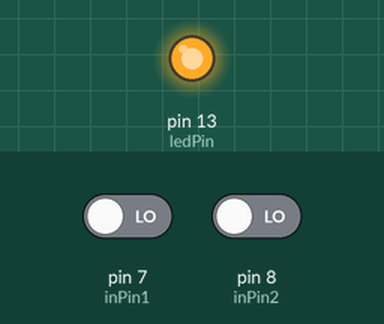
The sketch below on a simulated Arduino Uno, built with avr-gcc and run on an emulated ATmega328P. Shown: output pins drawn as LEDs (lit = HIGH). The test bench sets the inputs (shaded band); at power-on: pin 8 (inPin2) LOW, pin 7 (inPin1) LOW.

Above: at 1.2 s.
1.3 s: pin 8 (inPin2) driven HIGH
At 5.4 s:
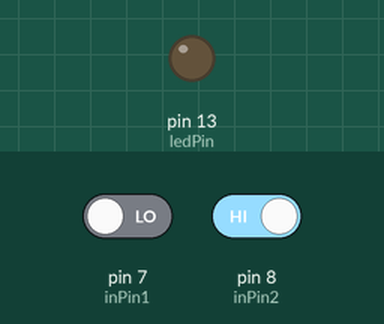
17.5 s: pin 8 (inPin2) driven LOW
Timing chart, 0 to 41.5 s (numbered marks = the images above; inputs shaded):
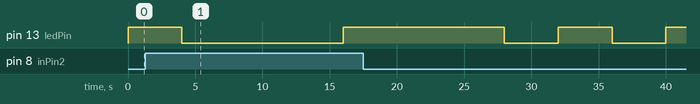

Measured:
- by itself, pin 13 (ledPin): alternates HIGH for 4.0 s and LOW for 4.0 s

The sketch:

mo11.ino
```cpp
int ledPin = 13;
int inPin1 = 7;
int inPin2 = 8;
int val1   =0;
int val2   =0;

void setup() {
  pinMode(ledPin, OUTPUT);
  pinMode(inPin1, INPUT);
  pinMode(inPin2, INPUT);
}

void loop(){
  digitalWrite(ledPin,HIGH);
  delay(4000);
  digitalWrite(ledPin,LOW);
  delay(4000);
  val1 = digitalRead(inPin1);
 val2 = digitalRead(inPin2);
  if (val1 == HIGH) {
    digitalWrite(ledPin, LOW);
  delay(1000);
  digitalWrite(ledPin,HIGH );
  delay(1000);}
if (val2 == HIGH) {
   digitalWrite(ledPin, LOW);
  delay(8000);
  digitalWrite(ledPin,HIGH );
  delay(8000);}


}
```
